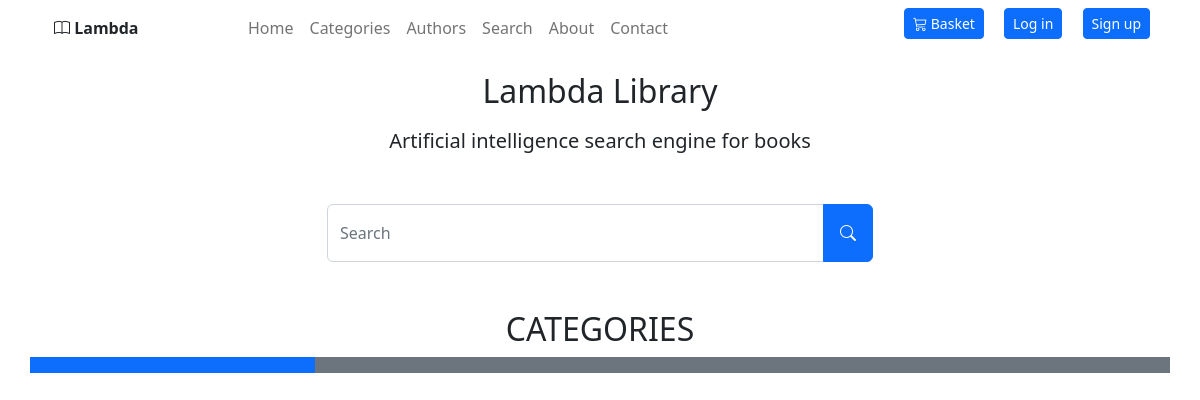
The app's page /Userboard/index.php, older data.
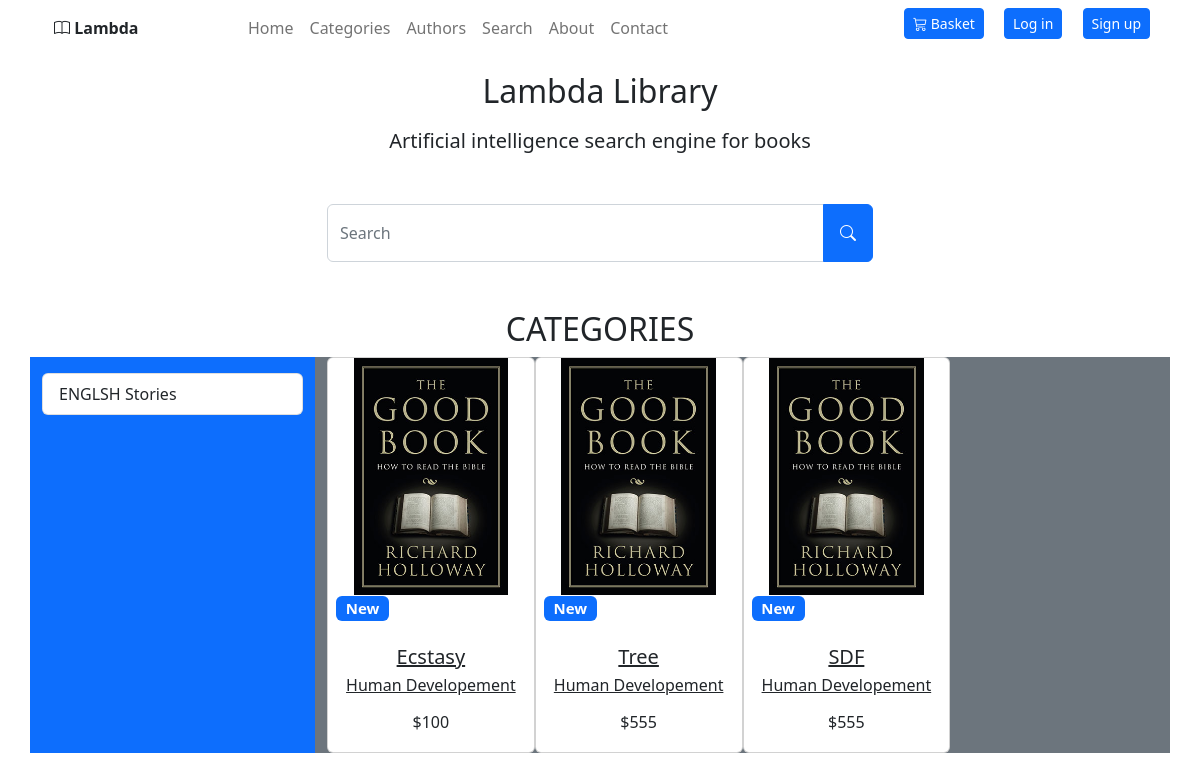
The same page, newer data.
### tables this page shows
CREATE TABLE `productcategory` (
  `productcategoryId` int(25) NOT NULL,
  `name` varchar(50) NOT NULL,
  `descr` text NOT NULL
);

CREATE TABLE `product` (
  `productId` int(25) NOT NULL,
  `name` varchar(255) NOT NULL,
  `descr` text NOT NULL,
  `sku` varchar(255) NOT NULL,
  `price` decimal(10,0) NOT NULL,
  `productcategoryId` int(25) NOT NULL,
  `author` varchar(50) NOT NULL,
  `productImage` varchar(150) DEFAULT 'defalt.png'
);

### Userboard/categories.php (the view, shortened to what this page needs)
<html>
    <body>
        <div class="container-lg">
            <div class="row">
            <h2 name="Title" class="text-center text-uppercase">categories</h2>
                <div class="col-3 bg-primary ">
                    <div class="list-group mt-3" id="list-tab" role="tablist">
                        <?php
                         require_once('config.php');
                         $sqlc="SELECT * FROM productcategory  ";
                         $resultc= mysqli_query($conn,$sqlc);
                         while($row=mysqli_fetch_assoc($resultc))
                         {
                             $titalc=$row['name'];
                             $categoriesId=$row['productcategoryId'];
                             echo "
                             <a class='list-group-item list-group-item-action'  id='list-home-list' data-toggle='list' href='categoriesUI.php?category=$categoriesId' role='tab' aria-controls='home'>$titalc Stories</a>
                             ";
                         }
                        ?>
                    </div>
                </div>
                <div class="col-9 bg-secondary ">
                     <div class="d-flex flex-wrap text-center">
                    <?php
                        if ($_GET['category']=='') {
                            $val ="1";
                        }
                        else
                        {
                            $val = $_GET['category'];
                        }
                        $sql="SELECT * FROM product where productcategoryId like '$val' ";
                        $result= mysqli_query($conn,$sql);
                        while($row=mysqli_fetch_assoc($result))
                        {
                            $bookid=$row['productId'];
                            $title=$row['name'];
                            $price=$row['price'];
                            $image=$row['productImage'];
                            echo "
                                    <div class='col-lg-3 col-md-4 '>
                                    <div class='card'>
                                        <div class='bg-image hover-zoom ripple ripple-surface ripple-surface-light'
                                        data-mdb-ripple-color='light'>
                                        <img src='img/$image'
                                            class='w-75' />
                                        <a href='#!'>
                                            <div class='mask'>
                                            <div class='d-flex justify-content-start align-items-end h-100'>
                                                <h5><span class='badge bg-primary ms-2'>New</span></h5>
                                            </div>
                                            </div>
                                            <div class='hover-overlay'>
                                            <div class='mask' style='background-color: rgba(251, 251, 251, 0.15);'></div>
                                            </div>
                                        </a>
                                        </div>
                                        <div class='card-body'>
                                        <a href='prodct.php?bookid=$bookid' class='text-reset'>
                                            <h5 class='card-title mb-1'>$title</h5>
                                        </a>
                                        <a href='' class='text-reset'>
                                            <p>Human Developement</p>
                                        </a>
                                        <h6 class='mb-1'>$$price</h6>
                                        </div>
                                    </div>
                                    </div> ";
                        }
                    ?>
                     </div>
                </div>
            </div>
        </div>
    </body>
</html>

Row changes from the older to the newer data that the page shows:
added productcategory: name "ENGLSH"
added product: productImage (picture), name "Ecstasy", price "100"
added product: productImage (picture), name "Tree", price "555"
added product: productImage (picture), name "SDF", price "555"
